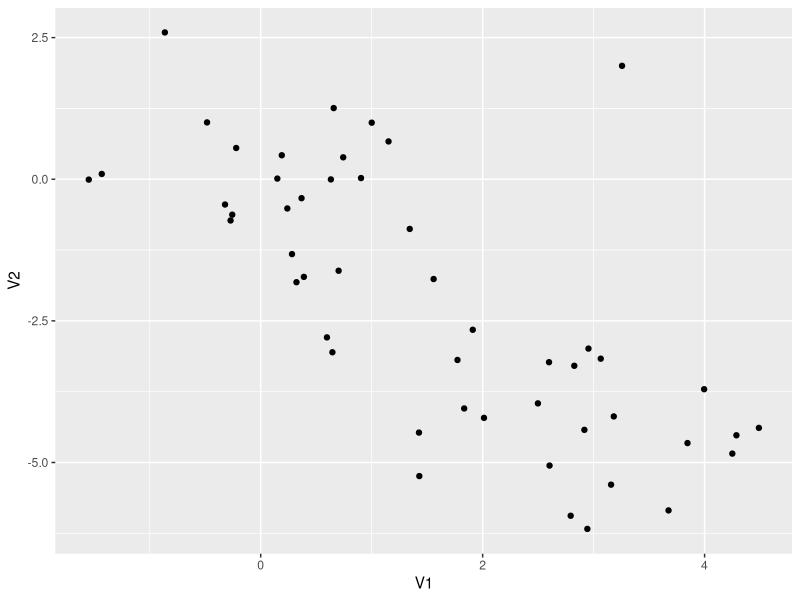
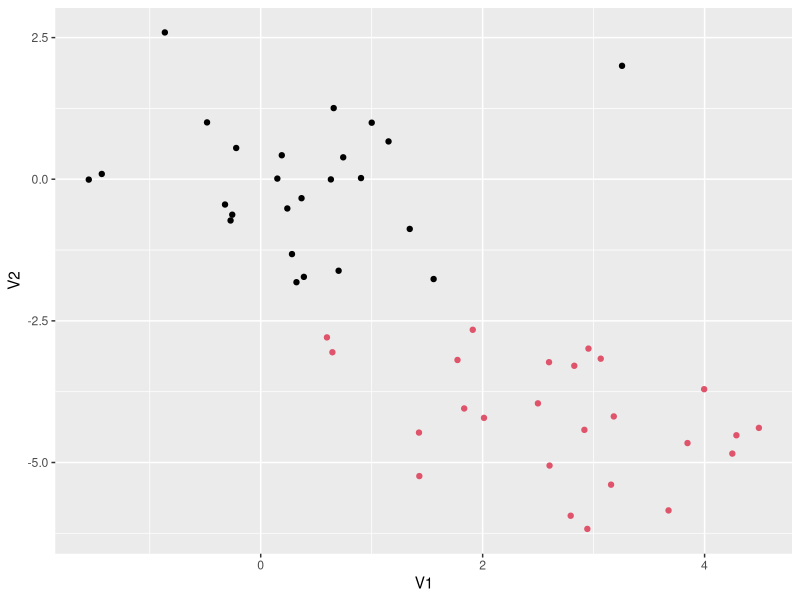
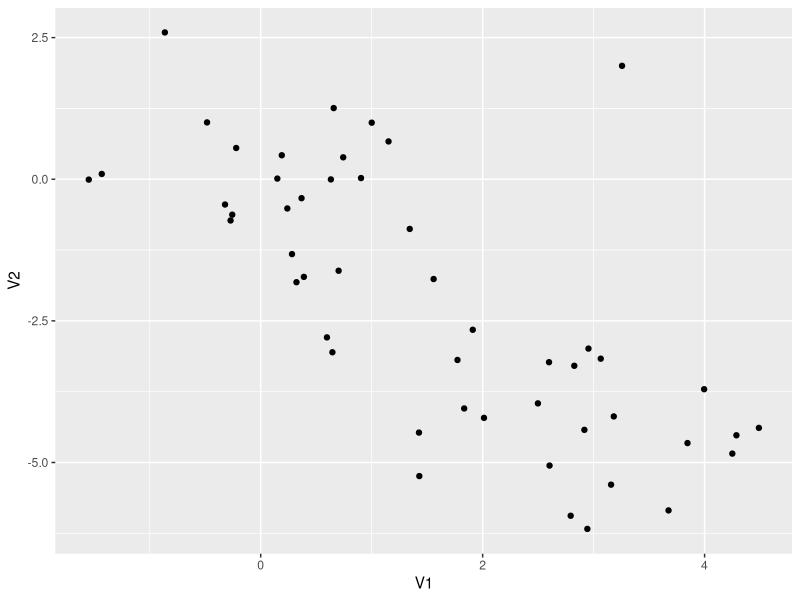
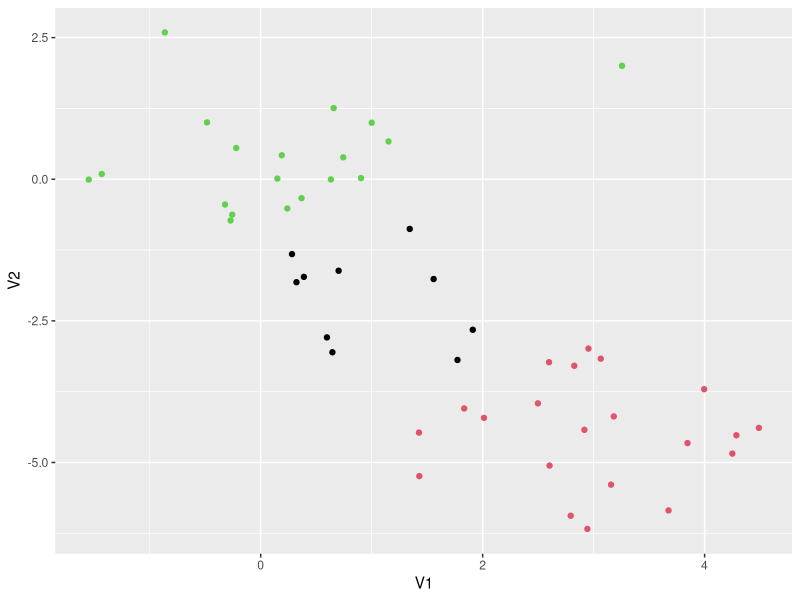
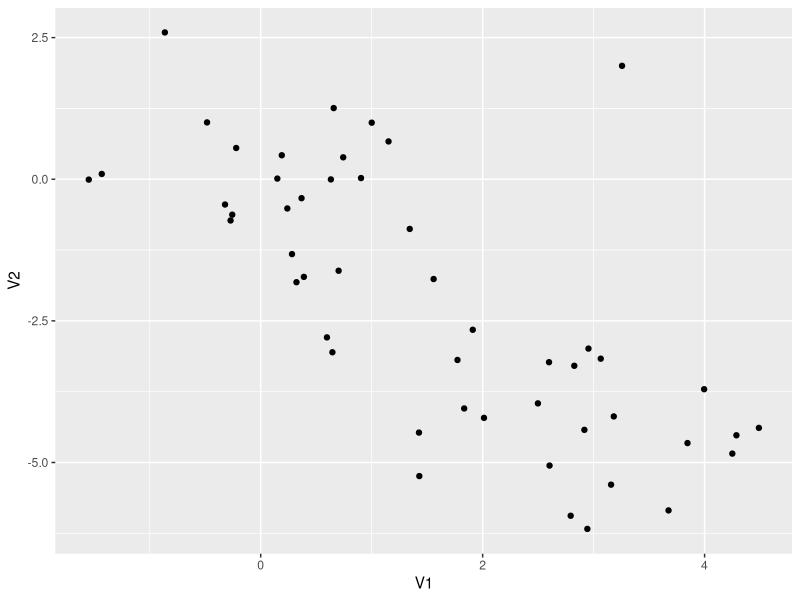
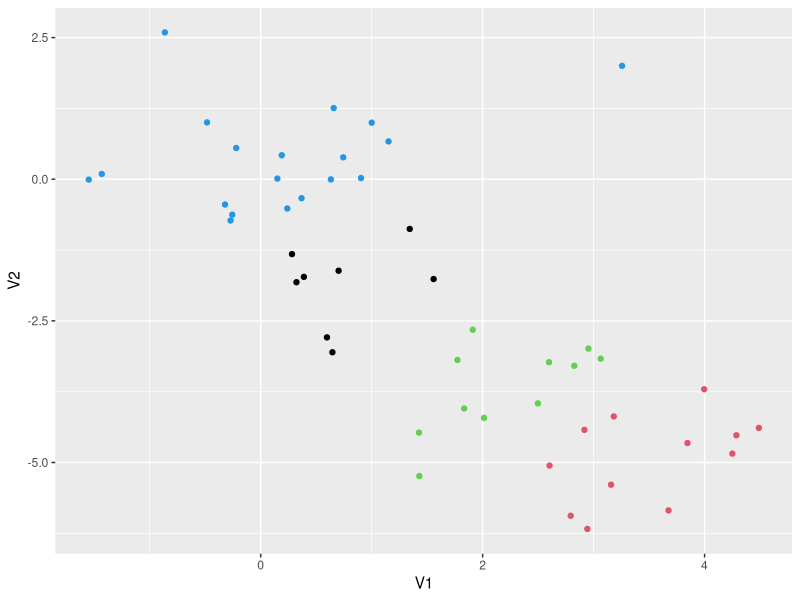
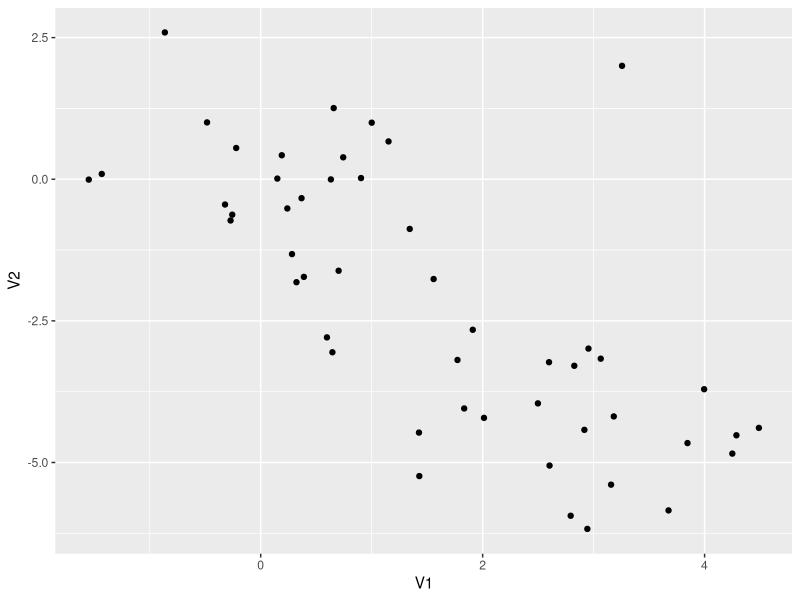
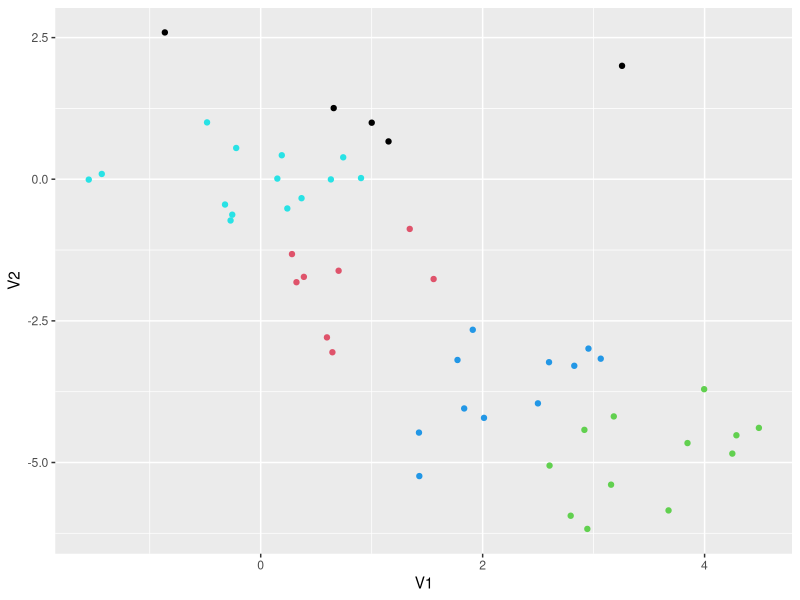

Recreate these plots in R, in order.
## ---- chunk 1
set.seed(02022015)    # to 
x <- matrix(rnorm(50*2), ncol=2)
x[1:25,1] <- x[1:25,1]+3
x[1:25,2] <- x[1:25,2]-4
## ---- chunk 2
library("ggplot2")
G.data    <- ggplot(as.data.frame(x), aes(V1,V2)) + geom_point()
## ---- chunk 3
my.km <- kmeans(x, centers=2, nstart=20)
my.km$cluster
## ---- chunk 4
G.clust   <- ggplot(as.data.frame(x), aes(V1,V2)) + geom_point(color=my.km$cluster)
G.data; G.clust
## ---- chunk 5
my.km <- kmeans(x, centers=3, nstart=20)
my.km$cluster
## ---- chunk 6
G.clust   <- ggplot(as.data.frame(x), aes(V1,V2)) + geom_point(color=my.km$cluster)
G.data; G.clust
## ---- chunk 7
my.km <- kmeans(x, centers=4, nstart=20)
my.km$cluster
## ---- chunk 8
G.clust   <- ggplot(as.data.frame(x), aes(V1,V2)) + geom_point(color=my.km$cluster)
G.data; G.clust
## ---- chunk 9
my.km <- kmeans(x, centers=5, nstart=20)
my.km$cluster
## ---- chunk 10
G.clust   <- ggplot(as.data.frame(x), aes(V1,V2)) + geom_point(color=my.km$cluster)
G.data; G.clust
